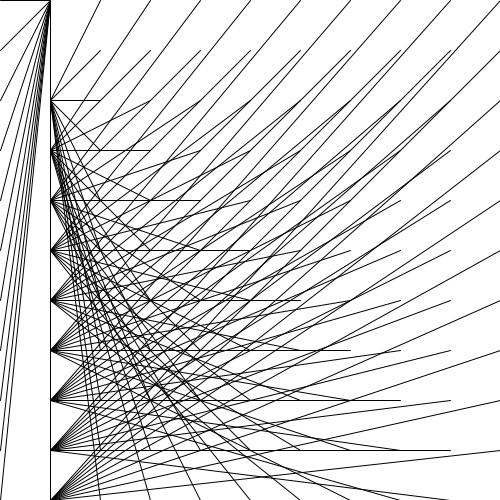
Frame 1 (no input)
Frame 60 (the mouse pressed at the canvas centre just before this capture): identical to frame 1, image omitted
Frame 120 (the mouse held since frame 60 and released just before this capture): identical to frame 1, image omitted

The Processing sketch that drew this single still picture (run headless with seeded random() and noise(); from frame 60 on, the mouse is pressed at the canvas centre):

// Processing sketch: processing_65407
// ── processing_65407.pde

//E7 Loops + Gegensatzpaare = flink


void setup(){
  size (500, 500); 
  smooth();
  strokeWeight(1);


    
}

void draw() {background(255);

  for(int i =0; i<= height; i = i + 50){
  for(int j =0; j<= width ; j = j + 50){
  
  fill (255);
  line(j, i, 50, j);} 
}}
